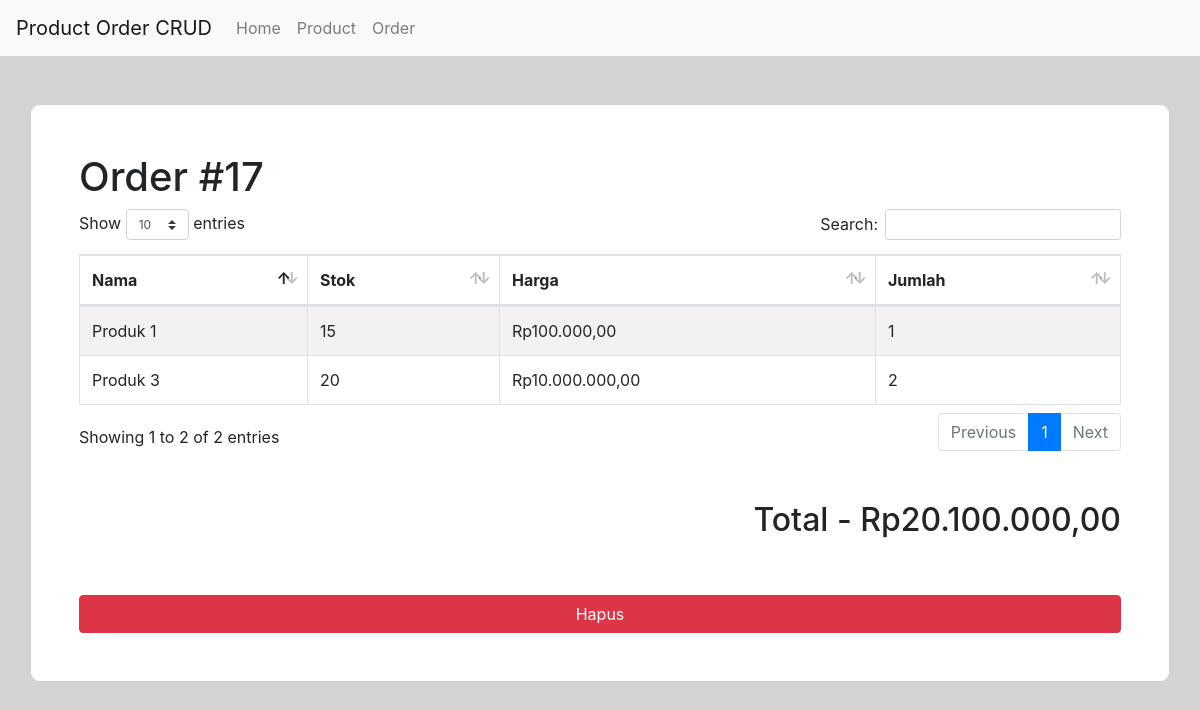
/order/view/17, run on the app's committed database.
### tables this page shows
CREATE TABLE `product_order` (
  `id` int(11) NOT NULL,
  `order_id` int(11) NOT NULL,
  `product_id` int(11) NOT NULL,
  `product_qtd` int(11) NOT NULL DEFAULT 1
);

CREATE TABLE `product` (
  `id` int(11) NOT NULL,
  `stok` int(10) NOT NULL,
  `nama` varchar(90) NOT NULL,
  `deskripsi` longtext DEFAULT NULL,
  `harga` decimal(10,2) NOT NULL,
  `status` varchar(45) NOT NULL DEFAULT '1'
);

### application/controllers/Order.php (called while the page is built, shortened)
<?php
class Order extends CI_Controller {
    public function __construct()
    {
        $this->load->model('product_model','product');
        $this->load->model('order_model','order');
    }
    public function view($id = null){
        $data = array();
        $data['products'] = $this->product->getProductsByOrderId($id);
        $order_price = 0;
        foreach ($data['products'] as $key => $product){
            $order_price = ($product->harga * $product->product_qtd) + $order_price;
        }
        $data['total'] = $order_price;
        $data['order_id'] = $id;
        $this->load->view('order/order_form_view', $data);
    }
}

### index.php (called while the page is built, shortened)
<?php
require_once BASEPATH.'core/CodeIgniter.php';

### application/models/Product_model.php (called while the page is built, shortened)
<?php
class Product_model extends CI_Model {
    public function getProductsByOrderId($id){
        $this->db->join('product_order', 'product_order.product_id = product.id');
        $this->db->join('order', 'product_order.order_id = order.id');
        $this->db->select('product.nama, product.stok, product.harga, product_order.product_qtd');
        $this->db->order_by('product.id');
        $this->db->where('product_order.order_id', $id);
        $this->db->where('order.status', 1);
        $query = $this->db->get('product');
        return $query->result();
    }
}

### application/views/order/order_form_view.php (the view, shortened to what this page needs)
?><!DOCTYPE html>
<html lang="pt-BR">
<body>
<div class="container container-person mt-5 p-5">
    <h1>Order #<?=$order_id?></h1>
    <table id="order_table" class="table table-striped table-bordered table-responsive-sm" style="width:100%">
        <thead>
        <tr>
            <th>Nama</th>
            <th>Stok</th>
            <th>Harga</th>
            <th>Jumlah</th>
        </tr>
        </thead>
        <tbody>
        <?php if($products) { ?>
            <?php foreach ($products as $product) { ?>
                <tr>
                    <td><?= $product->nama ?></td>
                    <td><?= $product->stok ?></td>
                    <td>Rp<?= number_format($product->harga, 2, ',', '.') ?></td>
                    <td><?= $product->product_qtd ?></td>
                </tr>
            <?php }
        } else { ?>
            <td class="text-center" colspan="4">Tidak ada produk dalam pesanan ini</td>
        <?php } ?>
        </tbody>
    </table>
    <div class="row">
        <div class="col-sm-12">
            <h2 class="float-right mt-5">Total - Rp<?= number_format($total, 2, ',', '.') ?></h2>
        </div>
    </div>
    <div class="row">
        <div class="col-sm-12">
            <a href="#" data-id="<?=base_url('order/delete/'.$order_id)?>" class="btn btn-danger delete-order w-100 mt-5" data-toggle="modal" data-target="#deleteOrderModal">Hapus</a>
        </div>
    </div>
</div>
</body>
</html>

### assets/css/custom.css (style rules this page uses)
body { background-color: lightgray; }
.container-person { background-color: white; border-radius: 10px; border: 1px solid lightgray; padding: 5px 5px; margin-top: 5px; }

### data on the page
product_order: product.nama "Produk 1", product.stok "15", product.harga "100.000,00", product_qtd "1"
product_order: product.nama "Produk 3", product.stok "20", product.harga "10.000.000,00", product_qtd "2"

### other printed values
$order_id "17"
$total "20.100.000,00"
